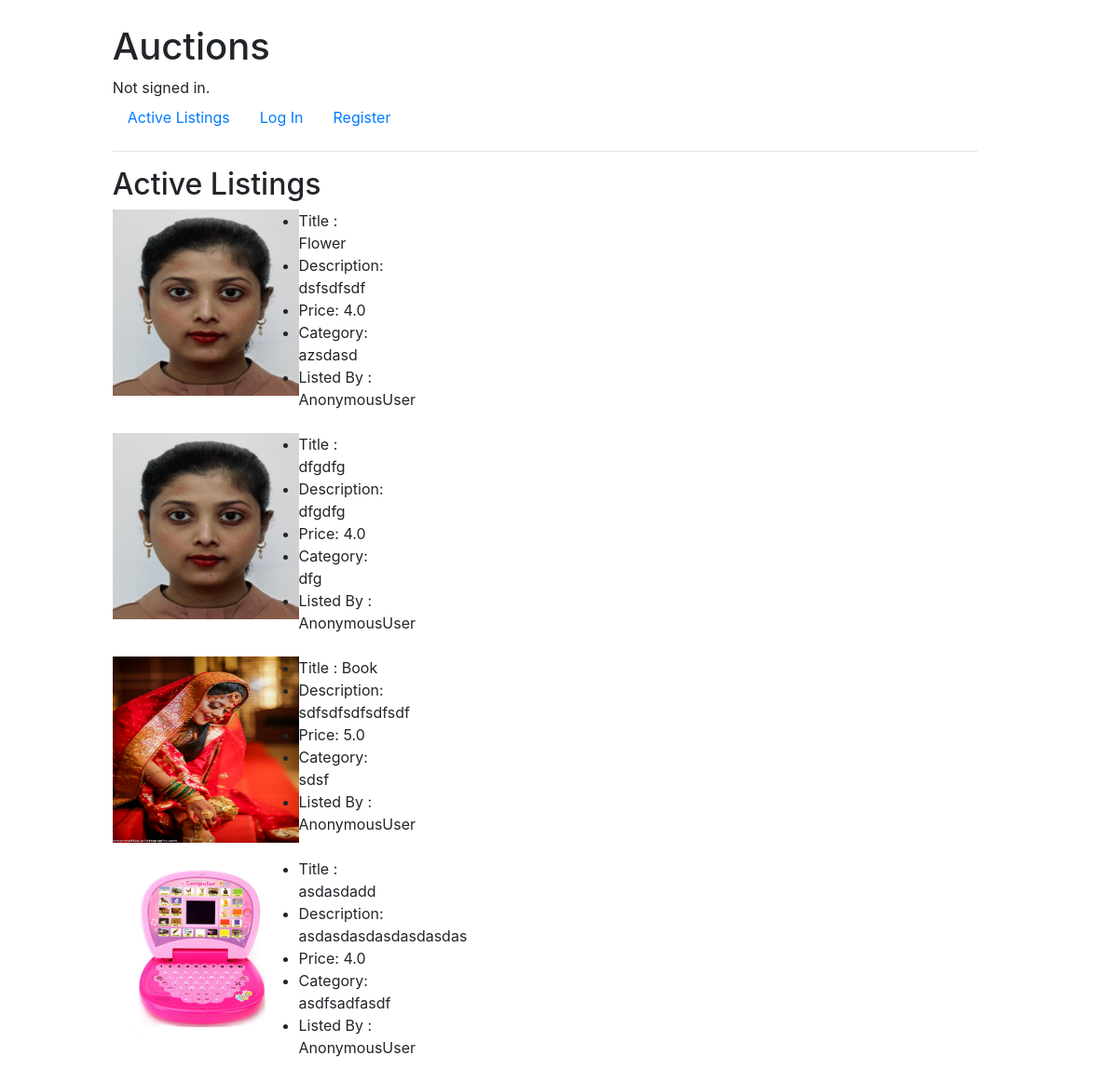
The page / on the database its author committed.
### auctions/models.py (models this page shows, shortened)
class Listing(models.Model):
    title = models.CharField(max_length=50)
    description = models.TextField(max_length=300)
    starting_bid = models.FloatField(max_length=254)
    image = models.ImageField(blank=True, null=True)
    category = models.CharField(max_length=50)

### auctions/views.py (the view)
# urls.py: path("", views.index, name="index"),
def index(request):
    return render(request, 'auctions/index.html', {
        'auctions': Listing.objects.all()
    })

### auctions/templates/auctions/index.html (shortened to what this page needs)
{% extends "auctions/layout.html" %}
{% block body %}
<h2>Active Listings</h2>
 {% if auctions %} {% for auction in auctions %}
<div class="row mb-2">
  <div class="col-lg-2"><img src="static/auctions/images/{{auction.image}}" class="image-style"></div>
  <div class="col-lg-2">
    <ul>
      <li>Title : {{ auction.title }}</li>
      <li>Description: {{ auction.description }}</li>
      <li>Price: {{ auction.starting_bid }}</li>
      <li>Category: {{ auction.category }}</li>
      <li>Listed By : {{ user }}</li>
    </ul>
  </div>
</div>
{% endfor %} {% else %}
<ul>
  <li>No available Listing!</li>
</ul>
{% endif %} {% endblock %}

### auctions/static/auctions/css/styles.css (style rules this page uses)
body { padding: 10px; }
.image-style { height: 200px; width: 200px; }

### rows shown on the page
Listing: image (picture), title "Flower", description "dsfsdfsdf", starting_bid "4.0", category "azsdasd", user "AnonymousUser"
Listing: image (picture), title "dfgdfg", description "dfgdfg", starting_bid "4.0", category "dfg", user "AnonymousUser"
Listing: image (picture), title "Book", description "sdfsdfsdfsdfsdf", starting_bid "5.0", category "sdsf", user "AnonymousUser"
Listing: image (picture), title "asdasdadd", description "asdasdasdasdasdasdas", starting_bid "4.0", category "asdfsadfasdf", user "AnonymousUser"
